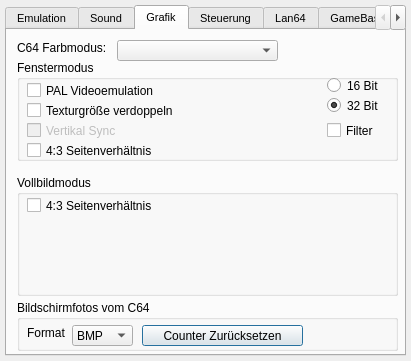
<?xml version="1.0" encoding="UTF-8"?>
<ui version="4.0">
 <class>SetupWindow</class>
 <widget class="QDialog" name="SetupWindow">
  <property name="enabled">
   <bool>true</bool>
  </property>
  <property name="geometry">
   <rect>
    <x>0</x>
    <y>0</y>
    <width>411</width>
    <height>361</height>
   </rect>
  </property>
  <property name="windowTitle">
   <string>Emu64 Einstellungen</string>
  </property>
  <widget class="QTabWidget" name="SetupTab">
   <property name="enabled">
    <bool>true</bool>
   </property>
   <property name="geometry">
    <rect>
     <x>5</x>
     <y>5</y>
     <width>401</width>
     <height>351</height>
    </rect>
   </property>
   <property name="font">
    <font>
     <pointsize>8</pointsize>
    </font>
   </property>
   <property name="currentIndex">
    <number>2</number>
   </property>
   <widget class="QWidget" name="EmualtionTab">
    <property name="enabled">
     <bool>false</bool>
    </property>
    <attribute name="title">
     <string>Emulation</string>
    </attribute>
   </widget>
   <widget class="QWidget" name="SoundTab">
    <property name="enabled">
     <bool>false</bool>
    </property>
    <attribute name="title">
     <string>Sound</string>
    </attribute>
   </widget>
   <widget class="QWidget" name="GrafikTab">
    <property name="enabled">
     <bool>true</bool>
    </property>
    <attribute name="title">
     <string>Grafik</string>
    </attribute>
    <widget class="QLabel" name="label_Farbmodus">
     <property name="geometry">
      <rect>
       <x>10</x>
       <y>10</y>
       <width>101</width>
       <height>16</height>
      </rect>
     </property>
     <property name="font">
      <font>
       <pointsize>9</pointsize>
      </font>
     </property>
     <property name="text">
      <string>C64 Farbmodus:</string>
     </property>
    </widget>
    <widget class="QComboBox" name="C64Farbmodus">
     <property name="geometry">
      <rect>
       <x>110</x>
       <y>10</y>
       <width>161</width>
       <height>21</height>
      </rect>
     </property>
     <property name="font">
      <font>
       <pointsize>9</pointsize>
      </font>
     </property>
     <property name="toolTip">
      <string>Setzt das C64 Farbschema wenn kein PAL ausgewählt wurde.</string>
     </property>
    </widget>
    <widget class="QGroupBox" name="WindowGroup">
     <property name="geometry">
      <rect>
       <x>10</x>
       <y>30</y>
       <width>381</width>
       <height>101</height>
      </rect>
     </property>
     <property name="font">
      <font>
       <pointsize>9</pointsize>
      </font>
     </property>
     <property name="title">
      <string>Fenstermodus</string>
     </property>
     <widget class="QCheckBox" name="WPal">
      <property name="geometry">
       <rect>
        <x>10</x>
        <y>20</y>
        <width>177</width>
        <height>21</height>
       </rect>
      </property>
      <property name="toolTip">
       <string>Schaltet die PAL Emulation der Grafikausgabe ein. (Sollte vorrangig benutzt werden)</string>
      </property>
      <property name="text">
       <string>PAL Videoemulation</string>
      </property>
     </widget>
     <widget class="QCheckBox" name="WDouble">
      <property name="geometry">
       <rect>
        <x>10</x>
        <y>40</y>
        <width>177</width>
        <height>21</height>
       </rect>
      </property>
      <property name="toolTip">
       <string>Verdoppelt die Textur in der Breite und in der Höhe. (Schärferes Bild beim Skalieren)</string>
      </property>
      <property name="text">
       <string>Texturgröße verdoppeln</string>
      </property>
     </widget>
     <widget class="QCheckBox" name="WVsync">
      <property name="enabled">
       <bool>false</bool>
      </property>
      <property name="geometry">
       <rect>
        <x>10</x>
        <y>60</y>
        <width>106</width>
        <height>21</height>
       </rect>
      </property>
      <property name="text">
       <string>Vertikal Sync</string>
      </property>
     </widget>
     <widget class="QCheckBox" name="WFilter">
      <property name="enabled">
       <bool>true</bool>
      </property>
      <property name="geometry">
       <rect>
        <x>310</x>
        <y>60</y>
        <width>61</width>
        <height>21</height>
       </rect>
      </property>
      <property name="toolTip">
       <string>Schaltet einen Bilineare Filterung mit zu. (Das Bild wird etwas verwaschener)</string>
      </property>
      <property name="text">
       <string>Filter</string>
      </property>
     </widget>
     <widget class="QRadioButton" name="W16Bit">
      <property name="geometry">
       <rect>
        <x>310</x>
        <y>15</y>
        <width>61</width>
        <height>21</height>
       </rect>
      </property>
      <property name="toolTip">
       <string>Schaltet den internen Farbmodus auf 16Bit pro Pixel um.</string>
      </property>
      <property name="text">
       <string>16 Bit</string>
      </property>
      <property name="checked">
       <bool>false</bool>
      </property>
     </widget>
     <widget class="QRadioButton" name="W32Bit">
      <property name="enabled">
       <bool>true</bool>
      </property>
      <property name="geometry">
       <rect>
        <x>310</x>
        <y>35</y>
        <width>61</width>
        <height>21</height>
       </rect>
      </property>
      <property name="toolTip">
       <string>Schaltet den internen Farbmodus auf 32Bit pro Pixel um.</string>
      </property>
      <property name="text">
       <string>32 Bit</string>
      </property>
      <property name="checked">
       <bool>true</bool>
      </property>
     </widget>
     <widget class="QCheckBox" name="WAspectRatio">
      <property name="geometry">
       <rect>
        <x>10</x>
        <y>80</y>
        <width>177</width>
        <height>21</height>
       </rect>
      </property>
      <property name="toolTip">
       <string>Erzwingt ein Bildschirm Seitenverhältnis von 4:3</string>
      </property>
      <property name="text">
       <string>4:3 Seitenverhältnis</string>
      </property>
     </widget>
    </widget>
    <widget class="QGroupBox" name="FullscreenGroup">
     <property name="enabled">
      <bool>true</bool>
     </property>
     <property name="geometry">
      <rect>
       <x>10</x>
       <y>145</y>
       <width>381</width>
       <height>121</height>
      </rect>
     </property>
     <property name="font">
      <font>
       <pointsize>9</pointsize>
      </font>
     </property>
     <property name="title">
      <string>Vollbildmodus</string>
     </property>
     <widget class="QCheckBox" name="FAspectRatio">
      <property name="geometry">
       <rect>
        <x>10</x>
        <y>20</y>
        <width>177</width>
        <height>21</height>
       </rect>
      </property>
      <property name="toolTip">
       <string>Erzwingt ein Bildschirm Seitenverhältnis von 4:3</string>
      </property>
      <property name="text">
       <string>4:3 Seitenverhältnis</string>
      </property>
     </widget>
    </widget>
    <widget class="QGroupBox" name="screenshot_group">
     <property name="enabled">
      <bool>true</bool>
     </property>
     <property name="geometry">
      <rect>
       <x>10</x>
       <y>270</y>
       <width>381</width>
       <height>51</height>
      </rect>
     </property>
     <property name="font">
      <font>
       <pointsize>9</pointsize>
      </font>
     </property>
     <property name="title">
      <string>Bildschirmfotos vom C64</string>
     </property>
     <widget class="QLabel" name="label">
      <property name="geometry">
       <rect>
        <x>10</x>
        <y>25</y>
        <width>41</width>
        <height>16</height>
       </rect>
      </property>
      <property name="font">
       <font>
        <pointsize>9</pointsize>
       </font>
      </property>
      <property name="text">
       <string>Format</string>
      </property>
     </widget>
     <widget class="QComboBox" name="comboBox">
      <property name="enabled">
       <bool>true</bool>
      </property>
      <property name="geometry">
       <rect>
        <x>55</x>
        <y>25</y>
        <width>61</width>
        <height>21</height>
       </rect>
      </property>
      <property name="font">
       <font>
        <pointsize>9</pointsize>
       </font>
      </property>
      <property name="toolTip">
       <string>Hier kann man das Screenshot Format einstellen.</string>
      </property>
      <item>
       <property name="text">
        <string>BMP</string>
       </property>
      </item>
     </widget>
     <widget class="QPushButton" name="ResetSShotCounter">
      <property name="geometry">
       <rect>
        <x>125</x>
        <y>25</y>
        <width>161</width>
        <height>21</height>
       </rect>
      </property>
      <property name="font">
       <font>
        <pointsize>9</pointsize>
       </font>
      </property>
      <property name="toolTip">
       <string>Setzt den Zähler für die angehängte Zahl an der Screenshot Datei zurück.</string>
      </property>
      <property name="text">
       <string>Counter Zurücksetzen</string>
      </property>
     </widget>
    </widget>
   </widget>
   <widget class="QWidget" name="SteuerungTab">
    <property name="enabled">
     <bool>true</bool>
    </property>
    <property name="font">
     <font>
      <pointsize>9</pointsize>
     </font>
    </property>
    <attribute name="title">
     <string>Steuerung</string>
    </attribute>
    <widget class="QGroupBox" name="groupBox">
     <property name="geometry">
      <rect>
       <x>8</x>
       <y>8</y>
       <width>385</width>
       <height>277</height>
      </rect>
     </property>
     <property name="title">
      <string>Virtuelle - Joystick's</string>
     </property>
     <widget class="QTableWidget" name="VJoySlots">
      <property name="geometry">
       <rect>
        <x>4</x>
        <y>16</y>
        <width>377</width>
        <height>257</height>
       </rect>
      </property>
      <property name="font">
       <font>
        <pointsize>8</pointsize>
       </font>
      </property>
      <property name="selectionMode">
       <enum>QAbstractItemView::NoSelection</enum>
      </property>
      <property name="selectionBehavior">
       <enum>QAbstractItemView::SelectItems</enum>
      </property>
      <property name="showGrid">
       <bool>true</bool>
      </property>
      <property name="gridStyle">
       <enum>Qt::SolidLine</enum>
      </property>
      <attribute name="horizontalHeaderCascadingSectionResizes">
       <bool>false</bool>
      </attribute>
      <attribute name="horizontalHeaderHighlightSections">
       <bool>false</bool>
      </attribute>
      <attribute name="verticalHeaderHighlightSections">
       <bool>false</bool>
      </attribute>
     </widget>
    </widget>
   </widget>
   <widget class="QWidget" name="Lan64Tab">
    <property name="enabled">
     <bool>false</bool>
    </property>
    <attribute name="title">
     <string>Lan64</string>
    </attribute>
   </widget>
   <widget class="QWidget" name="GB64Tab">
    <property name="enabled">
     <bool>false</bool>
    </property>
    <attribute name="title">
     <string>GameBase64</string>
    </attribute>
   </widget>
  </widget>
 </widget>
 <resources/>
 <connections/>
</ui>
